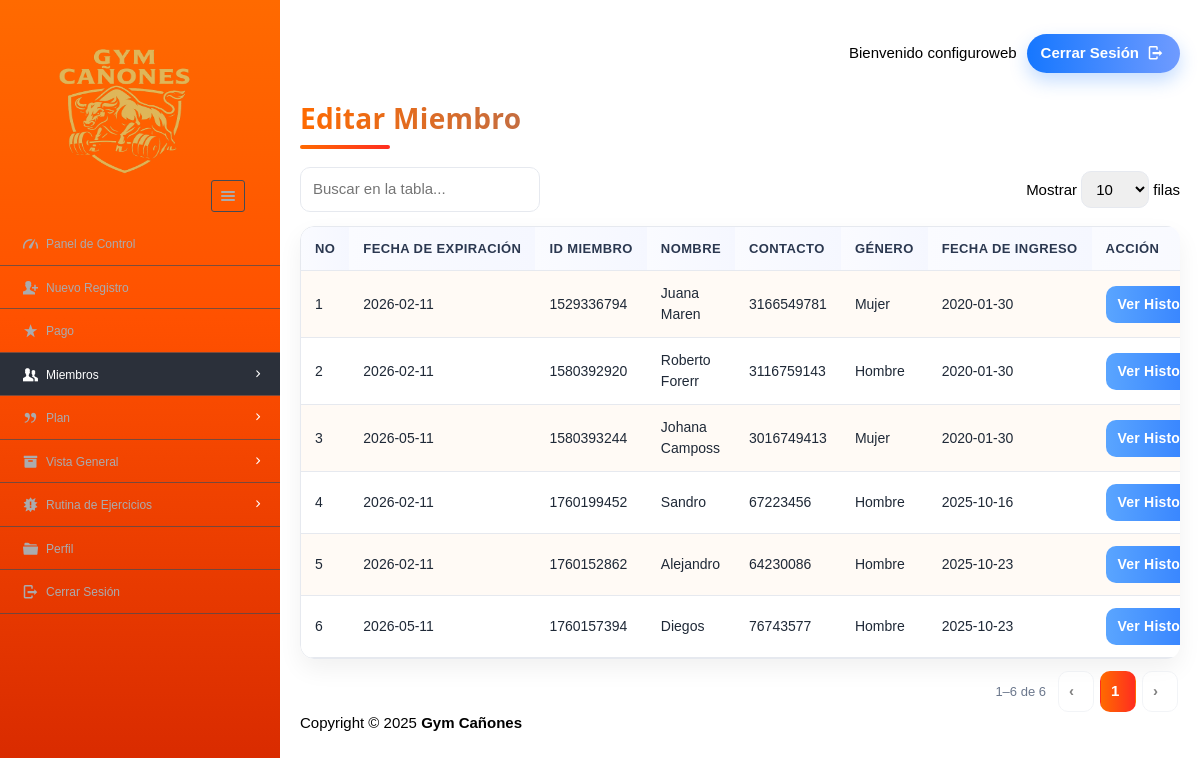
/dashboard/admin/view_mem.php (signed in), run on the app's committed database.
### tables this page shows
CREATE TABLE enrolls_to (
  et_id     INT NOT NULL AUTO_INCREMENT,
  pid       VARCHAR(8)  NOT NULL,
  uid       VARCHAR(20) NOT NULL,
  paid_date VARCHAR(15) DEFAULT NULL,
  expire    VARCHAR(15) DEFAULT NULL,
  renewal   VARCHAR(15) DEFAULT NULL,
  PRIMARY KEY (et_id),
  KEY idx_enroll_uid (uid),
  KEY idx_enroll_pid (pid)
);

CREATE TABLE users (
  userid       VARCHAR(20) NOT NULL,
  username     VARCHAR(40) NOT NULL,
  gender       VARCHAR(8)  NOT NULL,
  mobile       VARCHAR(20) NOT NULL,
  email        VARCHAR(100) DEFAULT NULL,
  dob          VARCHAR(10) NOT NULL,
  joining_date VARCHAR(10) NOT NULL,
  PRIMARY KEY (userid),
  UNIQUE KEY email (email)
);

### dashboard/admin/view_mem.php (the view, shortened to what this page needs)
<?php
require '../../include/db_conn.php';
?>
<!DOCTYPE html>
<html lang="es">
<head>
    <link rel="stylesheet" href="../../css/style.css" id="style-resource-5">
    <link rel="stylesheet" href="../../css/dashMain.css">
    <link rel="stylesheet" type="text/css" href="../../css/entypo.css">
    <link href="a1style.css" rel="stylesheet" type="text/css">
</head>
<body class="page-body page-fade" onload="collapseSidebar()">
<div class="page-container sidebar-collapsed" id="navbarcollapse">
    <div class="sidebar-menu">
        <header class="logo-env">
            <div class="logo">
                <a href="main.php">
                    <img src="../../images/logo2.png" alt="" width="192" height="80" />
                </a>
            </div>
            <div class="sidebar-collapse" onclick="collapseSidebar()">
                <a href="#" class="sidebar-collapse-icon with-animation">
                    <i class="entypo-menu"></i>
                </a>
            </div>
        </header>
        <?php include('nav.php'); ?>
    </div>
    <div class="main-content">
        <div class="row">
            <div class="col-md-6 col-sm-8 clearfix"></div>
            <div class="col-md-6 col-sm-4 clearfix hidden-xs">
                <ul class="list-inline links-list pull-right ff-links-list">
                    <li>Bienvenido <?php echo $_SESSION['full_name']; ?></li>
                    <li>
                        <a href="logout.php" class="ff-pill">
                            Cerrar Sesión <i class="entypo-logout right"></i>
                        </a>
                    </li>
                </ul>
            </div>
        </div>
        <h3 class="ff-page-title">Editar Miembro</h3>
        <span class="ff-title-underline"></span>
        <div class="ff-table-toolbar">
            <div class="ff-search">
                <input type="text" id="ffSearch" placeholder="Buscar en la tabla..." aria-label="Buscar">
            </div>
            <div class="ff-page-size">
                Mostrar
                <select id="ffPageSize" aria-label="Tamaño de página">
                    <option value="10" selected>10</option>
                </select>
                filas
            </div>
        </div>
        <div class="ff-table-wrap">
            <table class="ff-table ff-table--members" id="memberTable">
                <thead>
                    <tr>
                        <th>No</th>
                        <th>Fecha de Expiración</th>
                        <th>ID Miembro</th>
                        <th>Nombre</th>
                        <th>Contacto</th>
                        <th>Género</th>
                        <th>Fecha de Ingreso</th>
                        <th>Acción</th>
                    </tr>
                </thead>
                <tbody>
                <?php
                    $query  = "SELECT * FROM users ORDER BY joining_date";
                    $result = mysqli_query($con, $query);
                    $sno    = 1;
                    if (mysqli_affected_rows($con) != 0) {
                        while ($row = mysqli_fetch_array($result, MYSQLI_ASSOC)) {
                            $uid   = $row['userid'];
                            $result1 = mysqli_query($con, "SELECT * FROM enrolls_to WHERE uid='$uid' AND renewal='yes'");
                            if (mysqli_affected_rows($con) == 1) {
                                while ($row1 = mysqli_fetch_array($result1, MYSQLI_ASSOC)) {
                                    echo "<tr>";
                                    echo "<td>".$sno."</td>";
                                    echo "<td>" . $row1['expire'] . "</td>";
                                    echo "<td>" . $row['userid'] . "</td>";
                                    echo "<td>" . $row['username'] . "</td>";
                                    echo "<td>" . $row['mobile'] . "</td>";
                                    echo "<td>" . $row['gender'] . "</td>";
                                    echo "<td>" . $row['joining_date'] ."</td>";
                                    $sno++;
                                    echo "<td>
                                            <div class='ff-actions'>
                                                <form action='read_member.php' method='post'>
                                                    <input type='hidden' name='name' value='" . $uid . "'/>
                                                    <input type='submit' class='ff-btn ff-btn--info' value='Ver Historia'/>
                                                </form>
                                                <form action='edit_member.php' method='post'>
                                                    <input type='hidden'  name='name' value='" . $uid . "'/>
                                                    <input type='submit' class='ff-btn ff-btn--primary' value='Editar'/>
                                                </form>
                                                <form action='del_member.php' method='post' onsubmit='return ConfirmDelete()'>
                                                    <input type='hidden' name='name' value='" . $uid . "'/>
                                                    <input type='submit' class='ff-btn ff-btn--danger' value='Eliminar'/>
                                                </form>
                                            </div>
                                          </td>";
                                    echo "</tr>";
                                }
                            }
                        }
                    }
                ?>
                </tbody>
            </table>
        </div>
        <div id="memberPager" class="ff-pagination"></div>
        <?php include('footer.php'); ?>
    </div>
</div>
</body>
</html>

### dashboard/admin/nav.php (shortened to what this page needs)
<ul id="main-menu" class="" >
    <li id="dash"><a href="index.php"><i class="entypo-gauge"></i><span>Panel de Control</span></a></li>
	<li id="regis"><a href="new_entry.php"><i class="entypo-user-add"></i><span>Nuevo Registro</span></a>
	<li id="paymnt"><a href="payments.php"><i class="entypo-star"></i><span>Pago</span></a></li>
	<li class="" id="hassubopen"><a href="#" onclick="memberExpand(1)"><i class="entypo-users"></i><span>Miembros</span></a>
	</li>
		<li class="" id="planhassubopen"><a href="#" onclick="memberExpand(2)"><i class="entypo-quote"></i><span>Plan</span></a>
	<li class="" id="overviewhassubopen"><a href="#" onclick="memberExpand(3)"><i class="entypo-box"></i><span>Vista General</span></a>
	<li class="" id="routinehassubopen"><a href="#" onclick="memberExpand(4)"><i class="entypo-alert"></i><span>Rutina de Ejercicios</span></a>
	</li>
	<li id="adminprofile"><a href="more-userprofile.php"><i class="entypo-folder"></i><span>Perfil</span></a></li>
	<li><a href="logout.php"><i class="entypo-logout"></i><span>Cerrar Sesión</span></a></li>
</ul>

### dashboard/admin/footer.php
<footer class="main">Copyright &copy; 2025 <strong>Gym Cañones</strong></footer>

### css/style.css (style rules this page uses)
html { font-size: 62.5%; font-family: sans-serif; }
div { display: block; }
body { font-family: "Noto Sans", sans-serif, "Helvetica Neue", Helvetica, Arial, sans-serif; font-size: 12px; line-height: 1.428571429; display: block; margin: 0; }
*, *:before, *:after { box-sizing: border-box; }
a { text-decoration: none; background: transparent; }
img { vertical-align: middle; }
img { border: 0; }
.logo img { width: 220px; height: 200px; }
input, button, select, textarea { font-family: inherit; font-size: inherit; line-height: inherit; }
button, input { line-height: normal; }
button, input, select, textarea { font-family: inherit; font-size: 100%; margin: 0; }
input:not([type]), input[type="email" i], input[type="number" i], input[type="password" i], input[type="tel" i], input[type="url" i], input[type="text" i] { padding: 1px 0px; }
input { background-color: white; cursor: text; padding: 1px; border-width: 2px; border-style: inset; border-color: initial; border-image: initial; }
input, textarea, select, button { text-rendering: auto; color: initial; letter-spacing: normal; word-spacing: normal; text-transform: none; text-indent: 0px; text-shadow: none; display: inline-block; text-align: start; margin: 0em; font: 400 13.3333px Arial; }
button, html input[type="button"], input[type="reset"], input[type="submit"] { cursor: pointer; }
button, select { text-transform: none; }
a { color: #373e4a; text-decoration: none; }
a { background: transparent; }
a { color: #373e4a; }
.page-container { position: relative; padding-left: 280px; }
.page-container .sidebar-menu { position: absolute; width: 280px; top: 0; left: 0; bottom: 0; background:#ff6a00; background:-webkit-linear-gradient(180deg,#ff6a00 0%,#ff5100 40%,#d62800 100%); background:linear-gradient(180deg,#ff6a00 0%,#ff5100 40%,#d62800 100%); color: #aaabae; z-index: 1; min-height: 796px; box-sizing: border-box; }
.page-container .sidebar-menu .logo-env { width: 100%; padding: 35px; padding-bottom: 10px; box-sizing: border-box; }
.page-container .sidebar-menu .logo-env:before, .page-container .sidebar-menu .logo-env:after { content: " "; display: table; }
.page-container .sidebar-menu .logo-env > div { display: block; vertical-align: middle; white-space: nowrap; float: left; }
.page-container .sidebar-menu .logo-env > div > a { display: inline-block; color: #aaabae; }
.page-container .sidebar-menu .logo-env > div.sidebar-collapse, .page-container .sidebar-menu .logo-env > div.sidebar-mobile-menu { position: relative; float: right; }
.page-container .sidebar-menu .logo-env > div.sidebar-collapse a, .page-container .sidebar-menu .logo-env > div.sidebar-mobile-menu a { display: inline-block; border: 1px solid #454a54; text-align: center; padding: 0; line-height: 1; font-size: 20px; font-weight: 300; padding: 5px 2px; background-clip: padding-box; border-radius: 3px; transition: all 200ms ease-in-out; }
.page-container .sidebar-menu .logo-env .logo img { width: 180px; height: 150px; }
.page-container .sidebar-menu .logo-env:after { clear: both; }
.page-container .sidebar-menu #main-menu { list-style: none; margin: 0; padding: 0; margin-bottom: 20px; }
ul, ol { margin-top: 0; margin-bottom: 8.5px; }
ul, menu, dir { display: block; list-style-type: disc; }
.page-container .sidebar-menu #main-menu li { position: relative; margin: 0; font-size: 12px; border-bottom: 1px solid rgba(69, 74, 84, 0.7); }
li { display: list-item; }
.page-container .sidebar-menu #main-menu li a { position: relative; display: block; padding: 10px 20px; color: #aaabae; z-index: 2; transition: color 250ms ease-in-out, background-color 250ms ease-in-out; }
.page-container .sidebar-menu #main-menu li a i { top: 1px; }
.page-container .sidebar-menu #main-menu li i { position: relative; font-size: 15px; margin-right: 5px; }
i, cite, em, var, address, dfn { font-style: italic; }
.page-container .sidebar-menu #main-menu li a span { transition: 350ms opacity ease-in-out; }
.page-container .sidebar-menu #main-menu li.has-sub > a:before { position: relative; content: '\e877'; content: '\e879'; display: inline-block; font-family: 'Entypo'; color: #454a54; color: #FFF; float: right; font-size: 15px; margin-left: 13px; top: 0px; transition: all 300ms ease-in-out; }

### dashboard/admin/view_mem.php (style rules this page uses)
.page-container .sidebar-menu #main-menu li#hassubopen > a { background-color: #2b303a; color: #ffffff; }

### data on the page
enrolls_to: expire "2026-02-11", uid.userid "1529336794", uid.username "Juana Maren", uid.mobile "3166549781", uid.gender "Mujer", uid.joining_date "2020-01-30"
enrolls_to: expire "2026-02-11", uid.userid "1580392920", uid.username "Roberto Forerr", uid.mobile "3116759143", uid.gender "Hombre", uid.joining_date "2020-01-30"
enrolls_to: expire "2026-05-11", uid.userid "1580393244", uid.username "Johana Camposs", uid.mobile "3016749413", uid.gender "Mujer", uid.joining_date "2020-01-30"
enrolls_to: expire "2026-02-11", uid.userid "1760199452", uid.username "Sandro", uid.mobile "67223456", uid.gender "Hombre", uid.joining_date "2025-10-16"
enrolls_to: expire "2026-02-11", uid.userid "1760152862", uid.username "Alejandro", uid.mobile "64230086", uid.gender "Hombre", uid.joining_date "2025-10-23"
enrolls_to: expire "2026-05-11", uid.userid "1760157394", uid.username "Diegos", uid.mobile "76743577", uid.gender "Hombre", uid.joining_date "2025-10-23"

### other printed values
$_SESSION['full_name'] "configuroweb"
